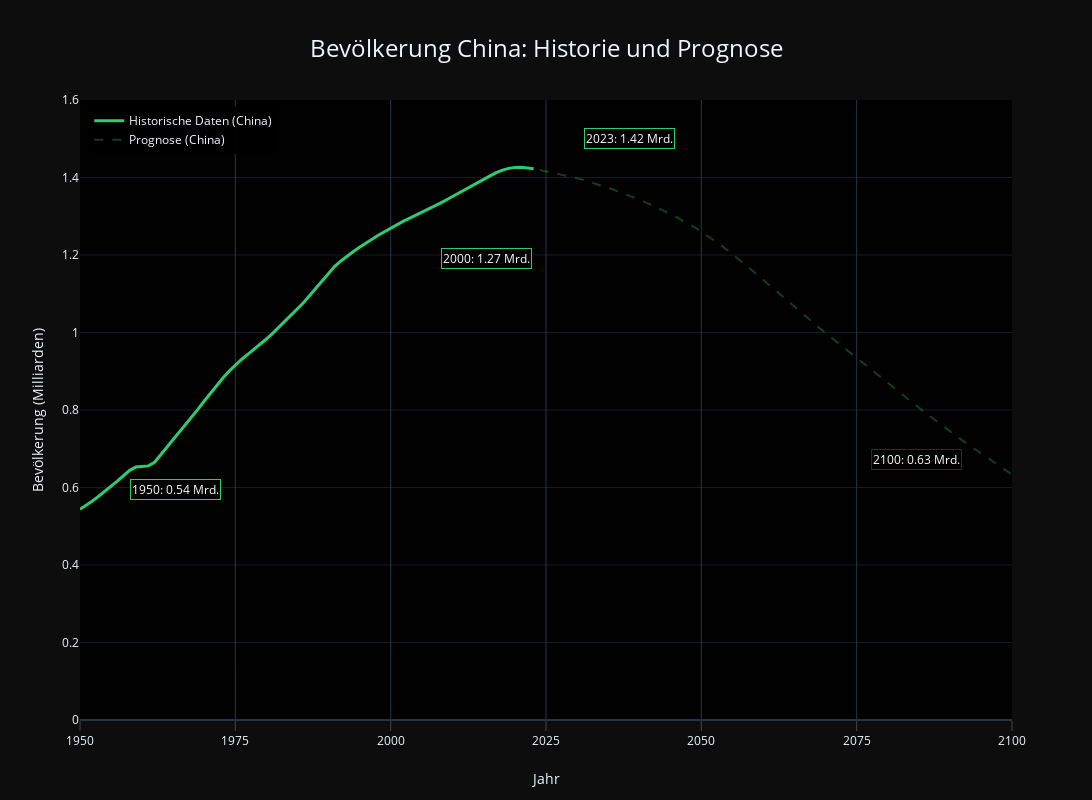

The notebook cell saved with this chart:
### Code cell
import plotly.graph_objects as go

# --- Start of streamlined plotting code ---

# Define known column names
hist_pop_col = 'population__sex_all__age_all__variant_estimates'
forecast_pop_col = 'population__sex_all__age_all__variant_medium'

# Prepare data directly
historical_data = population_projections_china[population_projections_china['years'] <= 2024].copy()
historical_data['population_billions'] = historical_data[hist_pop_col] / 1_000_000_000
historical_data.dropna(subset=['population_billions'], inplace=True)

forecast_data = population_projections_china[population_projections_china['years'] >= 2024].copy()
forecast_data['population_billions'] = forecast_data[forecast_pop_col] / 1_000_000_000
forecast_data.dropna(subset=['population_billions'], inplace=True)

# Create figure
fig = go.Figure()

# Add historical data trace (if data exists)
if not historical_data.empty:
    fig.add_trace(go.Scatter(
        x=historical_data['years'],
        y=historical_data['population_billions'],
        name='Historische Daten (China)',
        line=dict(color='#2ecc71', width=3)
    ))

# Add forecast data trace (if data exists)
if not forecast_data.empty:
    fig.add_trace(go.Scatter(
        x=forecast_data['years'],
        y=forecast_data['population_billions'],
        name='Prognose (China)',
        line=dict(color='rgba(46, 204, 113, 0.3)', width=2, dash='dash')
    ))

# Configure layout
fig.update_layout(
    title={
        'text': 'Bevölkerung China: Historie und Prognose',
        'y': 0.95, 'x': 0.5, 'xanchor': 'center', 'yanchor': 'top',
        'font': {'size': 24}
    },
    xaxis_title="Jahr",
    yaxis_title="Bevölkerung (Milliarden)",
    template='plotly_dark',
    showlegend=True,
    legend=dict(yanchor="top", y=0.99, xanchor="left", x=0.01),
    height=800,
    width=1200,
    xaxis=dict(
        range=[1950, 2100], dtick=25, ticks='outside', ticklen=10,
        tickfont=dict(size=12), tickangle=0, title_standoff=25, side='bottom'
    ),
    yaxis=dict(range=[0, 1.6], dtick=0.2, gridwidth=0.5),
    plot_bgcolor='rgba(0,0,0,0.95)',
    paper_bgcolor='rgba(0,0,0,0.95)',
)

# Add historical annotations
if not historical_data.empty:
    years_to_annotate_hist = [1950, 2000, 2023] # Keep 2023 here as it's historical peak
    y_shifts_hist = [20, -30, 30]
    x_shifts_hist = [50, 50, 50] # Adjusted x_shift for 2023 to avoid overlap if needed
    for year, y_shift, x_shift in zip(years_to_annotate_hist, y_shifts_hist, x_shifts_hist):
        data_point = historical_data[historical_data['years'] == year]
        if not data_point.empty and pd.notna(data_point['population_billions'].iloc[0]):
            fig.add_annotation(
                x=year, y=data_point['population_billions'].iloc[0],
                text=f"{year}: {data_point['population_billions'].iloc[0]:.2f} Mrd.",
                showarrow=False, font=dict(size=12, color='white'),
                bgcolor='rgba(0,0,0,0.7)', bordercolor='#2ecc71', borderwidth=1,
                yshift=y_shift, xshift=x_shift, align='left', xanchor='left'
            )

# Add forecast annotation for 2100
if not forecast_data.empty:
    year_2100_data = forecast_data[forecast_data['years'] == 2100]
    if not year_2100_data.empty and pd.notna(year_2100_data['population_billions'].iloc[0]):
        pop_2100 = year_2100_data['population_billions'].iloc[0]
        fig.add_annotation(
            x=2100, y=pop_2100,
            text=f"2100: {pop_2100:.2f} Mrd.",
            showarrow=False, font=dict(size=12, color='white'),
            bgcolor='rgba(0,0,0,0.7)', bordercolor='rgba(46, 204, 113, 0.3)', borderwidth=1, # Use forecast color
            yshift=15,      # Position adjustment
            xshift=-50,     # Position adjustment (negative for left alignment)
            align='right',  # Text alignment
            xanchor='right' # Anchor point
        )


# --- REMOVED Maximum point annotation block ---
# if not forecast_data.empty and forecast_data['population_billions'].notna().any():
#    try:
#        max_point_idx = forecast_data['population_billions'].idxmax()
#        max_point = forecast_data.loc[max_point_idx]
#        fig.add_annotation(
#            x=max_point['years'], y=max_point['population_billions'],
#            text=f"Maximum ({int(max_point['years'])}): {max_point['population_billions']:.2f} Mrd.",
#            showarrow=True, arrowhead=1, font=dict(size=12, color='white'),
#            bgcolor='rgba(0,0,0,0.7)', bordercolor='rgba(46, 204, 113, 0.3)', borderwidth=1,
#            yshift=5, xshift=0, align='center', xanchor='center'
#        )
#    except ValueError:
#         pass

# Show plot
fig.show()

# --- End of streamlined plotting code ---

### Figure 1 — Plotly figure (JSON) as saved in the notebook; plotly's stock layout.template omitted (floating-point values rounded to 4 significant figures)
{"data": [{"line": {"color": "#2ecc71", "width": 3}, "name": "Historische Daten (China)", "type": "scatter", "x": [1950, 1951, 1952, 1953, 1954, 1955, 1956, 1957, 1958, 1959, 1960, 1961, 1962, 1963, 1964, 1965, 1966, 1967, 1968, 1969, 1970, 1971, 1972, 1973, 1974, 1975, 1976, 1977, 1978, 1979, 1980, 1981, 1982, 1983, 1984, 1985, 1986, 1987, 1988, 1989, 1990, 1991, 1992, 1993, 1994, 1995, 1996, 1997, 1998, 1999, 2000, 2001, 2002, 2003, 2004, 2005, 2006, 2007, 2008, 2009, 2010, 2011, 2012, 2013, 2014, 2015, 2016, 2017, 2018, 2019, 2020, 2021, 2022, 2023], "y": [0.544, 0.5538, 0.5651, 0.5776, 0.5901, 0.6035, 0.6166, 0.6304, 0.6442, 0.6527, 0.6548, 0.6558, 0.6651, 0.6846, 0.7048, 0.7234, 0.7424, 0.761, 0.781, 0.8021, 0.8233, 0.8441, 0.8637, 0.8826, 0.9003, 0.9161, 0.9304, 0.9435, 0.9562, 0.9693, 0.9832, 0.9977, 1.014, 1.029, 1.044, 1.06, 1.077, 1.096, 1.115, 1.134, 1.154, 1.171, 1.185, 1.197, 1.209, 1.22, 1.231, 1.241, 1.251, 1.26, 1.27, 1.279, 1.287, 1.295, 1.302, 1.31, 1.318, 1.326, 1.334, 1.343, 1.352, 1.36, 1.37, 1.379, 1.388, 1.396, 1.404, 1.412, 1.419, 1.424, 1.426, 1.426, 1.425, 1.423]}, {"line": {"color": "rgba(46, 204, 113, 0.3)", "dash": "dash", "width": 2}, "name": "Prognose (China)", "type": "scatter", "x": [2024, 2025, 2026, 2027, 2028, 2029, 2030, 2031, 2032, 2033, 2034, 2035, 2036, 2037, 2038, 2039, 2040, 2041, 2042, 2043, 2044, 2045, 2046, 2047, 2048, 2049, 2050, 2051, 2052, 2053, 2054, 2055, 2056, 2057, 2058, 2059, 2060, 2061, 2062, 2063, 2064, 2065, 2066, 2067, 2068, 2069, 2070, 2071, 2072, 2073, 2074, 2075, 2076, 2077, 2078, 2079, 2080, 2081, 2082, 2083, 2084, 2085, 2086, 2087, 2088, 2089, 2090, 2091, 2092, 2093, 2094, 2095, 2096, 2097, 2098, 2099, 2100], "y": [1.419, 1.416, 1.413, 1.41, 1.406, 1.402, 1.398, 1.394, 1.389, 1.384, 1.379, 1.373, 1.368, 1.362, 1.356, 1.349, 1.343, 1.336, 1.329, 1.322, 1.314, 1.306, 1.298, 1.289, 1.28, 1.27, 1.26, 1.25, 1.239, 1.227, 1.215, 1.202, 1.189, 1.176, 1.163, 1.149, 1.135, 1.121, 1.107, 1.093, 1.079, 1.066, 1.052, 1.038, 1.025, 1.012, 0.9988, 0.9858, 0.9729, 0.9601, 0.9472, 0.9345, 0.9217, 0.9089, 0.896, 0.8832, 0.8703, 0.8573, 0.8444, 0.8316, 0.8188, 0.8061, 0.7936, 0.7812, 0.7689, 0.7568, 0.7449, 0.7332, 0.7216, 0.7102, 0.6989, 0.6877, 0.6767, 0.6657, 0.6548, 0.644, 0.6334]}], "layout": {"annotations": [{"align": "left", "bgcolor": "rgba(0,0,0,0.7)", "bordercolor": "#2ecc71", "borderwidth": 1, "font": {"color": "white", "size": 12}, "showarrow": false, "text": "1950: 0.54 Mrd.", "x": 1950, "xanchor": "left", "xshift": 50, "y": 0.544, "yshift": 20}, {"align": "left", "bgcolor": "rgba(0,0,0,0.7)", "bordercolor": "#2ecc71", "borderwidth": 1, "font": {"color": "white", "size": 12}, "showarrow": false, "text": "2000: 1.27 Mrd.", "x": 2000, "xanchor": "left", "xshift": 50, "y": 1.27, "yshift": -30}, {"align": "left", "bgcolor": "rgba(0,0,0,0.7)", "bordercolor": "#2ecc71", "borderwidth": 1, "font": {"color": "white", "size": 12}, "showarrow": false, "text": "2023: 1.42 Mrd.", "x": 2023, "xanchor": "left", "xshift": 50, "y": 1.423, "yshift": 30}, {"align": "right", "bgcolor": "rgba(0,0,0,0.7)", "bordercolor": "rgba(46, 204, 113, 0.3)", "borderwidth": 1, "font": {"color": "white", "size": 12}, "showarrow": false, "text": "2100: 0.63 Mrd.", "x": 2100, "xanchor": "right", "xshift": -50, "y": 0.6334, "yshift": 15}], "height": 800, "legend": {"x": 0.01, "xanchor": "left", "y": 0.99, "yanchor": "top"}, "paper_bgcolor": "rgba(0,0,0,0.95)", "plot_bgcolor": "rgba(0,0,0,0.95)", "showlegend": true, "title": {"font": {"size": 24}, "text": "Bevölkerung China: Historie und Prognose", "x": 0.5, "xanchor": "center", "y": 0.95, "yanchor": "top"}, "width": 1200, "xaxis": {"dtick": 25, "range": [1950, 2100], "side": "bottom", "tickangle": 0, "tickfont": {"size": 12}, "ticklen": 10, "ticks": "outside", "title": {"standoff": 25, "text": "Jahr"}}, "yaxis": {"dtick": 0.2, "gridwidth": 0.5, "range": [0, 1.6], "title": {"text": "Bevölkerung (Milliarden)"}}}}
